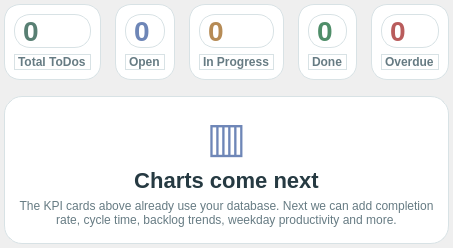
         <widget class="QWidget" name="pageStats">
          <layout class="QVBoxLayout" name="statsLayout">
           <property name="spacing">
            <number>16</number>
           </property>
           <property name="leftMargin">
            <number>4</number>
           </property>
           <property name="topMargin">
            <number>4</number>
           </property>
           <property name="rightMargin">
            <number>4</number>
           </property>
           <property name="bottomMargin">
            <number>4</number>
           </property>
           <item>
            <layout class="QHBoxLayout" name="kpiLayout">
             <property name="spacing">
              <number>14</number>
             </property>
             <item>
              <widget class="QFrame" name="kpiTotal">
               <property name="styleSheet">
                <string>background:#FFFFFF;border:1px solid #D8E2E5;border-radius:16px;</string>
               </property>
               <layout class="QVBoxLayout">
                <item>
                 <widget class="QLabel" name="lblKpiTotalValue">
                  <property name="text">
                   <string>0</string>
                  </property>
                  <property name="styleSheet">
                   <string>font-size:28px;font-weight:900;color:#587F73;</string>
                  </property>
                 </widget>
                </item>
                <item>
                 <widget class="QLabel" name="lblKpiTotalText">
                  <property name="text">
                   <string>Total ToDos</string>
                  </property>
                  <property name="styleSheet">
                   <string>color:#667B83;font-weight:700;</string>
                  </property>
                 </widget>
                </item>
               </layout>
              </widget>
             </item>
             <item>
              <widget class="QFrame" name="kpiOpen">
               <property name="styleSheet">
                <string>background:#FFFFFF;border:1px solid #D8E2E5;border-radius:16px;</string>
               </property>
               <layout class="QVBoxLayout">
                <item>
                 <widget class="QLabel" name="lblKpiOpenValue">
                  <property name="text">
                   <string>0</string>
                  </property>
                  <property name="styleSheet">
                   <string>font-size:28px;font-weight:900;color:#6E86B7;</string>
                  </property>
                 </widget>
                </item>
                <item>
                 <widget class="QLabel">
                  <property name="text">
                   <string>Open</string>
                  </property>
                  <property name="styleSheet">
                   <string>color:#667B83;font-weight:700;</string>
                  </property>
                 </widget>
                </item>
               </layout>
              </widget>
             </item>
             <item>
              <widget class="QFrame" name="kpiProgress">
               <property name="styleSheet">
                <string>background:#FFFFFF;border:1px solid #D8E2E5;border-radius:16px;</string>
               </property>
               <layout class="QVBoxLayout">
                <item>
                 <widget class="QLabel" name="lblKpiProgressValue">
                  <property name="text">
                   <string>0</string>
                  </property>
                  <property name="styleSheet">
                   <string>font-size:28px;font-weight:900;color:#B68B55;</string>
                  </property>
                 </widget>
                </item>
                <item>
                 <widget class="QLabel">
                  <property name="text">
                   <string>In Progress</string>
                  </property>
                  <property name="styleSheet">
                   <string>color:#667B83;font-weight:700;</string>
                  </property>
                 </widget>
                </item>
               </layout>
              </widget>
             </item>
             <item>
              <widget class="QFrame" name="kpiDone">
               <property name="styleSheet">
                <string>background:#FFFFFF;border:1px solid #D8E2E5;border-radius:16px;</string>
               </property>
               <layout class="QVBoxLayout">
                <item>
                 <widget class="QLabel" name="lblKpiDoneValue">
                  <property name="text">
                   <string>0</string>
                  </property>
                  <property name="styleSheet">
                   <string>font-size:28px;font-weight:900;color:#4F8E69;</string>
                  </property>
                 </widget>
                </item>
                <item>
                 <widget class="QLabel">
                  <property name="text">
                   <string>Done</string>
                  </property>
                  <property name="styleSheet">
                   <string>color:#667B83;font-weight:700;</string>
                  </property>
                 </widget>
                </item>
               </layout>
              </widget>
             </item>
             <item>
              <widget class="QFrame" name="kpiOverdue">
               <property name="styleSheet">
                <string>background:#FFFFFF;border:1px solid #D8E2E5;border-radius:16px;</string>
               </property>
               <layout class="QVBoxLayout">
                <item>
                 <widget class="QLabel" name="lblKpiOverdueValue">
                  <property name="text">
                   <string>0</string>
                  </property>
                  <property name="styleSheet">
                   <string>font-size:28px;font-weight:900;color:#B95C5C;</string>
                  </property>
                 </widget>
                </item>
                <item>
                 <widget class="QLabel">
                  <property name="text">
                   <string>Overdue</string>
                  </property>
                  <property name="styleSheet">
                   <string>color:#667B83;font-weight:700;</string>
                  </property>
                 </widget>
                </item>
               </layout>
              </widget>
             </item>
            </layout>
           </item>
           <item>
            <widget class="QFrame" name="statsPlaceholder">
             <property name="styleSheet">
              <string>QFrame#statsPlaceholder{background:#FFFFFF;border:1px solid #D8E2E5;border-radius:18px;}</string>
             </property>
             <layout class="QVBoxLayout">
              <item>
               <spacer>
                <property name="orientation">
                 <enum>Qt::Vertical</enum>
                </property>
               </spacer>
              </item>
              <item>
               <widget class="QLabel" name="lblStatsIcon">
                <property name="text">
                 <string>▥</string>
                </property>
                <property name="alignment">
                 <set>Qt::AlignCenter</set>
                </property>
                <property name="styleSheet">
                 <string>font-size:42px;color:#6E86B7;</string>
                </property>
               </widget>
              </item>
              <item>
               <widget class="QLabel" name="lblStatsTitle">
                <property name="text">
                 <string>Charts come next</string>
                </property>
                <property name="alignment">
                 <set>Qt::AlignCenter</set>
                </property>
                <property name="styleSheet">
                 <string>font-size:22px;font-weight:850;color:#263A42;</string>
                </property>
               </widget>
              </item>
              <item>
               <widget class="QLabel" name="lblStatsText">
                <property name="text">
                 <string>The KPI cards above already use your database. Next we can add completion rate, cycle time, backlog trends, weekday productivity and more.</string>
                </property>
                <property name="alignment">
                 <set>Qt::AlignCenter</set>
                </property>
                <property name="wordWrap">
                 <bool>true</bool>
                </property>
                <property name="styleSheet">
                 <string>color:#667B83;font-size:12px;</string>
                </property>
               </widget>
              </item>
              <item>
               <spacer>
                <property name="orientation">
                 <enum>Qt::Vertical</enum>
                </property>
               </spacer>
              </item>
             </layout>
            </widget>
           </item>
          </layout>
         </widget>
